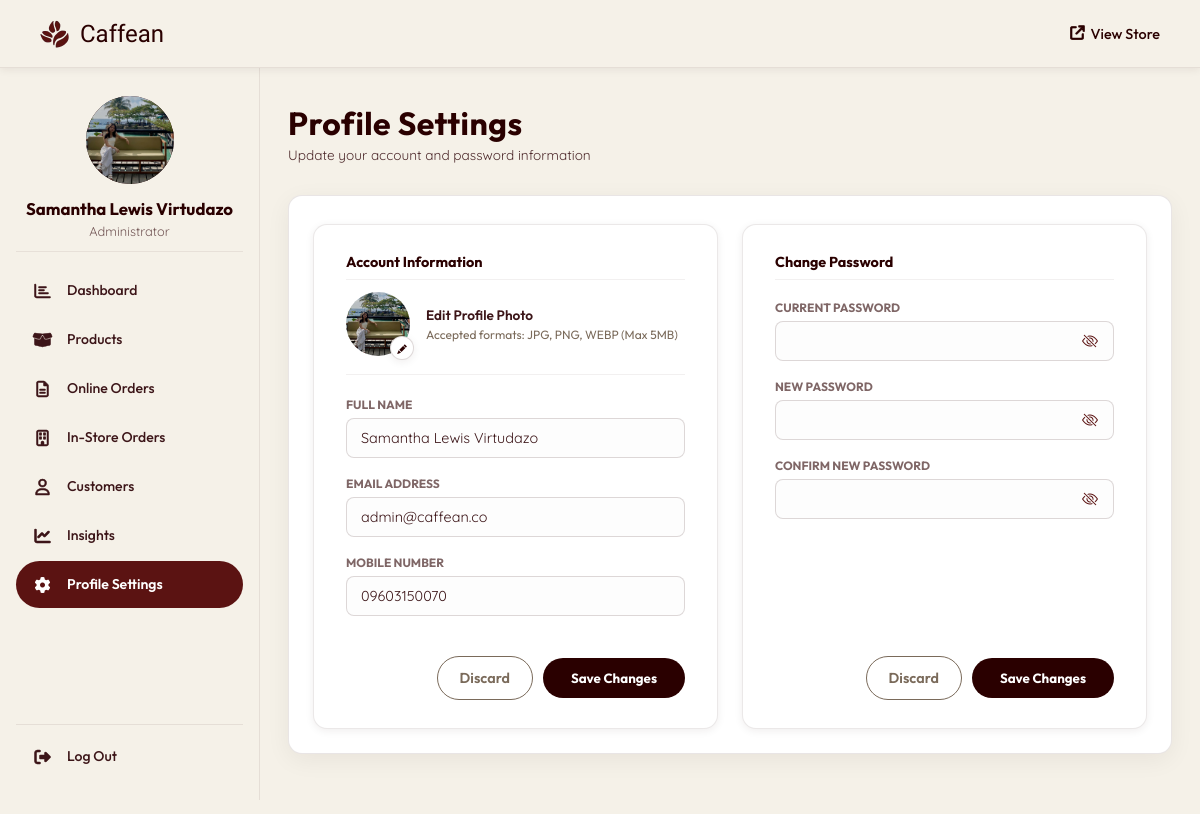
Page /admin/profile_settings.php (signed in) on the earlier database version.
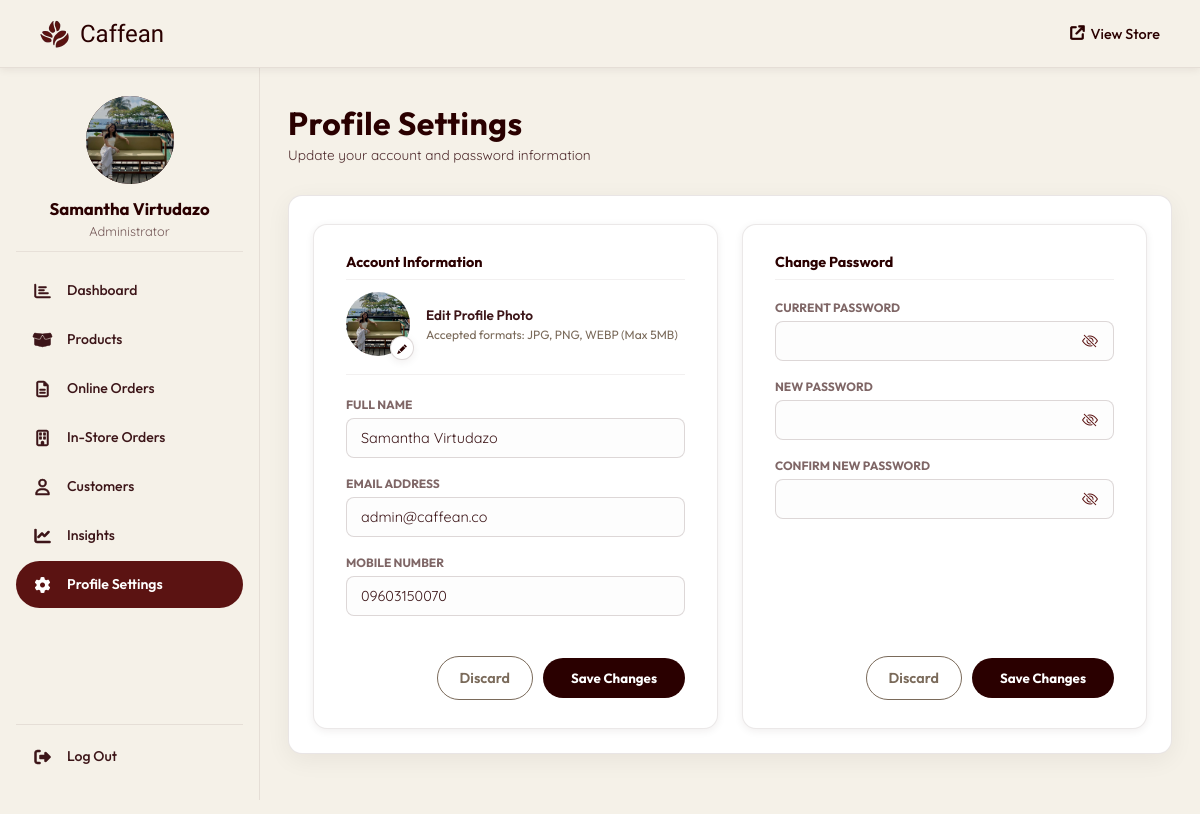
Same page on the later database version.
### tables this page shows
CREATE TABLE `users` (
  `user_id` int(11) NOT NULL,
  `full_name` varchar(100) NOT NULL,
  `email` varchar(100) NOT NULL,
  `mobile_number` varchar(15) DEFAULT NULL,
  `profile_image` varchar(255) DEFAULT NULL,
  `house_unit` varchar(100) DEFAULT NULL,
  `street_name` varchar(100) DEFAULT NULL,
  `barangay` varchar(100) DEFAULT NULL,
  `city_municipality` varchar(100) DEFAULT NULL,
  `province` varchar(100) DEFAULT NULL,
  `zip_code` varchar(10) DEFAULT NULL,
  `password` varchar(255) NOT NULL,
  `role` enum('admin','customer') DEFAULT 'customer',
  `created_at` timestamp NOT NULL DEFAULT current_timestamp()
);

### admin/profile_settings.php (the view, shortened to what the changed rows need)
<?php
require_once '../php/db_connection.php';
$user_id = (int)$_SESSION['user_id'];
$stmt = mysqli_prepare($conn,
    "SELECT full_name, email, mobile_number, profile_image FROM users WHERE user_id = ?");
mysqli_stmt_bind_param($stmt, 'i', $user_id);
mysqli_stmt_execute($stmt);
$admin = mysqli_fetch_assoc(mysqli_stmt_get_result($stmt));
$avatar_src = !empty($admin['profile_image'])
    ? BASE_URL . '/' . htmlspecialchars($admin['profile_image'])
    : '';
require 'includes/header.php';
?>
<div class="page-header">
  <div class="page-header-text">
    <h1>Profile Settings</h1>
  </div>
</div>
<div class="ins-outer-frame">
  <div class="ps-settings-row">
    <div>
      <div class="ps-card">
        <div class="ps-avatar-row">
          <div class="ps-avatar-wrap" id="psAvatarWrap"
               onclick="document.getElementById('psAvatarInput').click()" title="Edit profile photo">
            <?php if ($avatar_src): ?>
              <img src="<?= $avatar_src ?>" alt="Profile" class="ps-avatar-img" id="psAvatarPreview" />
            <?php else: ?>
              <div class="ps-avatar-initial" id="psAvatarInitial">
                <?= strtoupper(substr($admin['full_name'] ?? 'A', 0, 1)) ?>
              </div>
            <?php endif; ?>
            <div class="ps-avatar-pencil"><i class="bi bi-pencil-fill"></i></div>
          </div>
        </div>
        <form id="psInfoForm" onsubmit="saveInfoSection(event)">
          <div class="ps-form-grid">
            <div class="ps-field">
              <label>FULL NAME</label>
              <input type="text" name="full_name" id="ps-full-name"
                     value="<?= htmlspecialchars($admin['full_name'] ?? '') ?>" required />
            </div>
            <div class="ps-field">
              <label>EMAIL ADDRESS</label>
              <input type="email" name="email" id="ps-email"
                     value="<?= htmlspecialchars($admin['email'] ?? '') ?>" required />
            </div>
            <div class="ps-field full-width">
              <label>MOBILE NUMBER</label>
              <input type="tel" name="mobile_number" id="ps-mobile"
                     value="<?= htmlspecialchars($admin['mobile_number'] ?? '') ?>"
                     placeholder="+63 9XX XXX XXXX"
                     maxlength="16"
                     pattern="(\+63|0)[0-9]{10}"
                     title="Format: +63 9XX XXX XXXX or 09XXXXXXXXX" />
            </div>
          </div>
        </form>
      </div>
    </div>
  </div></div>
<?php require 'includes/footer.php'; ?>

### admin/includes/header.php (shortened to what the changed rows need)
<?php
$admin_name    = isset($_SESSION['full_name']) ? htmlspecialchars($_SESSION['full_name']) : 'Admin';
$admin_initial = strtoupper(substr($admin_name, 0, 1));
$admin_avatar_src = '';
if (isset($_SESSION['user_id'])) {
    $a_stmt = mysqli_prepare($conn, "SELECT profile_image, email FROM users WHERE user_id = ?");
    mysqli_stmt_bind_param($a_stmt, 'i', $_SESSION['user_id']);
    mysqli_stmt_execute($a_stmt);
    $a_row = mysqli_fetch_assoc(mysqli_stmt_get_result($a_stmt));
    if (!empty($a_row['profile_image'])) {
        $admin_avatar_src = BASE_URL . '/' . htmlspecialchars($a_row['profile_image']);
    }
}
?>
<!DOCTYPE html>
<html lang="en">
<head>
  <link rel="stylesheet" href="<?= BASE_URL ?>/admin/assets/css/admin.css?v=<?= time() ?>" />
  <link rel="stylesheet" href="https://cdnjs.cloudflare.com/ajax/libs/font-awesome/6.4.0/css/all.min.css" />
  <link rel="stylesheet" href="https://cdn.jsdelivr.net/npm/bootstrap-icons@1.11.3/font/bootstrap-icons.min.css" />
</head>
<body>
  <div class="admin-body">
    <aside class="admin-sidebar">
      <div class="admin-sidebar-profile">
        <div class="admin-avatar-wrap">
          <?php if ($admin_avatar_src): ?>
            <img src="<?= $admin_avatar_src ?>" alt="Profile" class="admin-sidebar-avatar" id="adminAvatarPreview" />
          <?php else: ?>
            <div class="admin-sidebar-avatar" id="adminAvatarInitial"><?= $admin_initial ?></div>
          <?php endif; ?>
        </div>
        <div class="admin-sidebar-info">
          <h2><?= $admin_name ?></h2>
          <p>Administrator</p>
        </div>
      </div>
    </aside>
    <main class="admin-wrapper">

Differences in the rows shown:
changed users "admin@caffean.co": full_name "Samantha Lewis Virtudazo" → "Samantha Virtudazo"
Other differences:
$admin_name: "Samantha Lewis Virtudazo" → "Samantha Virtudazo"
